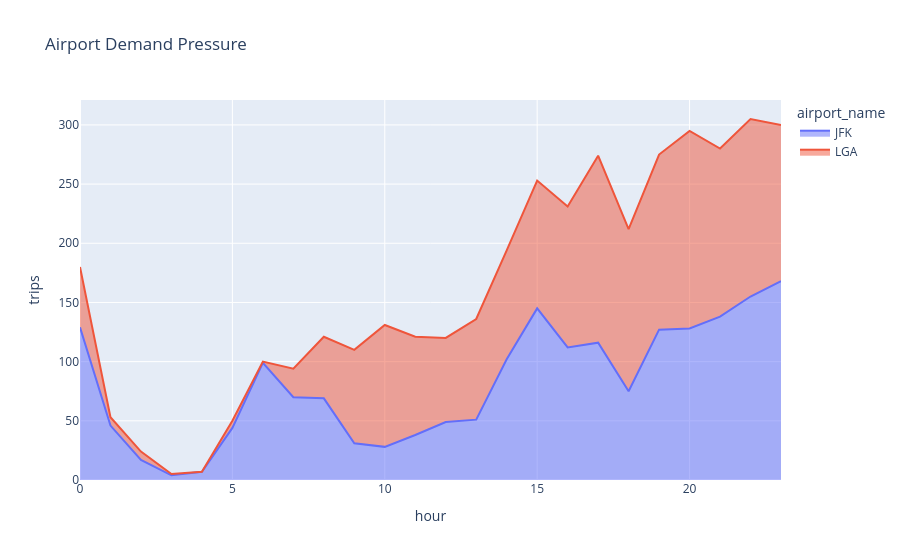

Here is the notebook cell this chart was saved with:
### Code cell
area

### Figure 1 — Plotly figure (JSON) as saved in the notebook; plotly's stock layout.template omitted (floating-point values rounded to 4 significant figures)
{"data": [{"fillpattern": {"shape": ""}, "hovertemplate": "airport_name=JFK<br>hour=%{x}<br>trips=%{y}<extra></extra>", "legendgroup": "JFK", "line": {"color": "#636efa"}, "marker": {"symbol": "circle"}, "mode": "lines", "name": "JFK", "orientation": "v", "showlegend": true, "stackgroup": "1", "type": "scatter", "x": [0, 1, 2, 3, 4, 5, 6, 7, 8, 9, 10, 11, 12, 13, 14, 15, 16, 17, 18, 19, 20, 21, 22, 23], "xaxis": "x", "y": [129, 46, 17, 4, 7, 44, 99, 70, 69, 31, 28, 38, 49, 51, 102, 145, 112, 116, 75, 127, 128, 138, 155, 168], "yaxis": "y"}, {"fillpattern": {"shape": ""}, "hovertemplate": "airport_name=LGA<br>hour=%{x}<br>trips=%{y}<extra></extra>", "legendgroup": "LGA", "line": {"color": "#EF553B"}, "marker": {"symbol": "circle"}, "mode": "lines", "name": "LGA", "orientation": "v", "showlegend": true, "stackgroup": "1", "type": "scatter", "x": [0, 1, 2, 3, 5, 6, 7, 8, 9, 10, 11, 12, 13, 14, 15, 16, 17, 18, 19, 20, 21, 22, 23], "xaxis": "x", "y": [51, 7, 7, 1, 6, 1, 24, 52, 79, 103, 83, 71, 85, 92, 108, 119, 158, 137, 148, 167, 142, 150, 132], "yaxis": "y"}], "layout": {"legend": {"title": {"text": "airport_name"}, "tracegroupgap": 0}, "title": {"text": "Airport Demand Pressure"}, "xaxis": {"anchor": "y", "domain": [0, 1], "title": {"text": "hour"}}, "yaxis": {"anchor": "x", "domain": [0, 1], "title": {"text": "trips"}}}}
